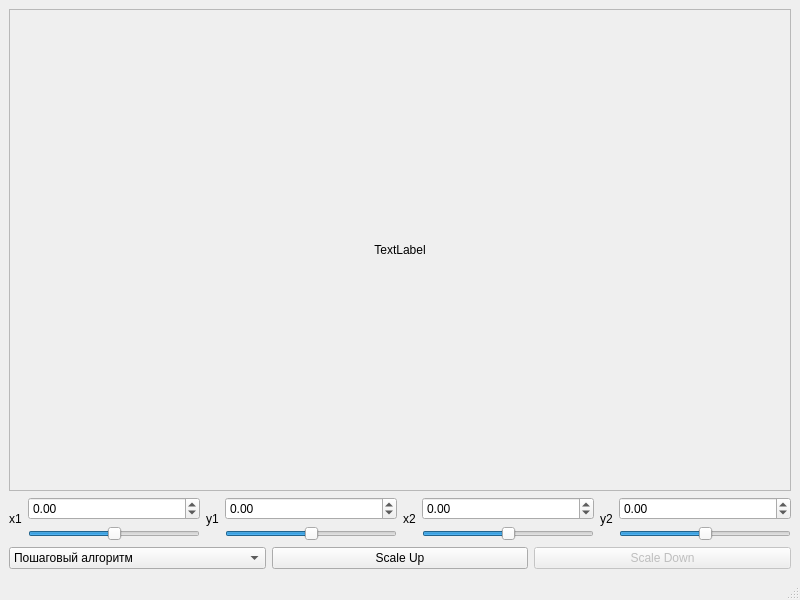
<?xml version="1.0" encoding="UTF-8"?>
<ui version="4.0">
 <class>MainWindow</class>
 <widget class="QMainWindow" name="MainWindow">
  <property name="geometry">
   <rect>
    <x>0</x>
    <y>0</y>
    <width>800</width>
    <height>600</height>
   </rect>
  </property>
  <property name="windowTitle">
   <string>Растеризация</string>
  </property>
  <widget class="QWidget" name="centralwidget">
   <layout class="QVBoxLayout" name="verticalLayout_9">
    <item>
     <widget class="QScrollArea" name="scrollArea">
      <property name="widgetResizable">
       <bool>true</bool>
      </property>
      <widget class="QWidget" name="scrollAreaWidgetContents">
       <property name="geometry">
        <rect>
         <x>0</x>
         <y>0</y>
         <width>776</width>
         <height>422</height>
        </rect>
       </property>
       <layout class="QVBoxLayout" name="verticalLayout_4">
        <item>
         <widget class="QLabel" name="label">
          <property name="text">
           <string>TextLabel</string>
          </property>
          <property name="alignment">
           <set>Qt::AlignCenter</set>
          </property>
         </widget>
        </item>
       </layout>
      </widget>
     </widget>
    </item>
    <item>
     <layout class="QVBoxLayout" name="verticalLayout">
      <item>
       <layout class="QHBoxLayout" name="horizontalLayout_6">
        <item>
         <layout class="QHBoxLayout" name="horizontalLayout">
          <item>
           <widget class="QLabel" name="label_2">
            <property name="maximumSize">
             <size>
              <width>15</width>
              <height>16777215</height>
             </size>
            </property>
            <property name="text">
             <string>x1</string>
            </property>
           </widget>
          </item>
          <item>
           <layout class="QVBoxLayout" name="verticalLayout_2">
            <item>
             <widget class="QDoubleSpinBox" name="doubleSpinBox">
              <property name="minimum">
               <double>-80.000000000000000</double>
              </property>
              <property name="maximum">
               <double>80.000000000000000</double>
              </property>
             </widget>
            </item>
            <item>
             <widget class="QSlider" name="horizontalSlider">
              <property name="minimum">
               <number>-10</number>
              </property>
              <property name="maximum">
               <number>10</number>
              </property>
              <property name="orientation">
               <enum>Qt::Horizontal</enum>
              </property>
             </widget>
            </item>
           </layout>
          </item>
         </layout>
        </item>
        <item>
         <layout class="QHBoxLayout" name="horizontalLayout_3">
          <item>
           <widget class="QLabel" name="label_3">
            <property name="minimumSize">
             <size>
              <width>6</width>
              <height>0</height>
             </size>
            </property>
            <property name="maximumSize">
             <size>
              <width>15</width>
              <height>16777215</height>
             </size>
            </property>
            <property name="sizeIncrement">
             <size>
              <width>1</width>
              <height>0</height>
             </size>
            </property>
            <property name="baseSize">
             <size>
              <width>6</width>
              <height>0</height>
             </size>
            </property>
            <property name="text">
             <string>y1</string>
            </property>
           </widget>
          </item>
          <item>
           <layout class="QVBoxLayout" name="verticalLayout_5">
            <item>
             <widget class="QDoubleSpinBox" name="doubleSpinBox_3">
              <property name="minimum">
               <double>-100.000000000000000</double>
              </property>
             </widget>
            </item>
            <item>
             <widget class="QSlider" name="horizontalSlider_3">
              <property name="minimum">
               <number>-10</number>
              </property>
              <property name="maximum">
               <number>10</number>
              </property>
              <property name="orientation">
               <enum>Qt::Horizontal</enum>
              </property>
             </widget>
            </item>
           </layout>
          </item>
         </layout>
        </item>
        <item>
         <layout class="QHBoxLayout" name="horizontalLayout_4">
          <item>
           <widget class="QLabel" name="label_4">
            <property name="maximumSize">
             <size>
              <width>15</width>
              <height>16777215</height>
             </size>
            </property>
            <property name="text">
             <string>x2</string>
            </property>
           </widget>
          </item>
          <item>
           <layout class="QVBoxLayout" name="verticalLayout_6">
            <item>
             <widget class="QDoubleSpinBox" name="doubleSpinBox_2">
              <property name="minimum">
               <double>-100.000000000000000</double>
              </property>
             </widget>
            </item>
            <item>
             <widget class="QSlider" name="horizontalSlider_4">
              <property name="minimum">
               <number>-10</number>
              </property>
              <property name="maximum">
               <number>10</number>
              </property>
              <property name="orientation">
               <enum>Qt::Horizontal</enum>
              </property>
             </widget>
            </item>
           </layout>
          </item>
         </layout>
        </item>
        <item>
         <layout class="QHBoxLayout" name="horizontalLayout_5">
          <item>
           <widget class="QLabel" name="label_5">
            <property name="sizePolicy">
             <sizepolicy hsizetype="Minimum" vsizetype="Preferred">
              <horstretch>0</horstretch>
              <verstretch>0</verstretch>
             </sizepolicy>
            </property>
            <property name="maximumSize">
             <size>
              <width>15</width>
              <height>16777215</height>
             </size>
            </property>
            <property name="text">
             <string>y2</string>
            </property>
           </widget>
          </item>
          <item>
           <layout class="QVBoxLayout" name="verticalLayout_7">
            <item>
             <widget class="QDoubleSpinBox" name="doubleSpinBox_4">
              <property name="minimum">
               <double>-100.000000000000000</double>
              </property>
             </widget>
            </item>
            <item>
             <widget class="QSlider" name="horizontalSlider_5">
              <property name="minimum">
               <number>-10</number>
              </property>
              <property name="maximum">
               <number>10</number>
              </property>
              <property name="orientation">
               <enum>Qt::Horizontal</enum>
              </property>
             </widget>
            </item>
           </layout>
          </item>
         </layout>
        </item>
       </layout>
      </item>
      <item>
       <layout class="QHBoxLayout" name="horizontalLayout_12">
        <item>
         <widget class="QComboBox" name="comboBox">
          <item>
           <property name="text">
            <string>Пошаговый алгоритм</string>
           </property>
          </item>
          <item>
           <property name="text">
            <string>Алгоритм ЦДА</string>
           </property>
          </item>
          <item>
           <property name="text">
            <string>Алгоритм Брезенхема </string>
           </property>
          </item>
          <item>
           <property name="text">
            <string>Алгоритм Брезенхема (окружность)</string>
           </property>
          </item>
         </widget>
        </item>
        <item>
         <widget class="QPushButton" name="pushButton">
          <property name="text">
           <string>Scale Up</string>
          </property>
         </widget>
        </item>
        <item>
         <widget class="QPushButton" name="pushButton_2">
          <property name="enabled">
           <bool>false</bool>
          </property>
          <property name="text">
           <string>Scale Down</string>
          </property>
         </widget>
        </item>
       </layout>
      </item>
     </layout>
    </item>
   </layout>
  </widget>
  <widget class="QMenuBar" name="menubar">
   <property name="geometry">
    <rect>
     <x>0</x>
     <y>0</y>
     <width>800</width>
     <height>26</height>
    </rect>
   </property>
  </widget>
  <widget class="QStatusBar" name="statusbar"/>
  <action name="a_StepByStep">
   <property name="text">
    <string>Пошаговый</string>
   </property>
  </action>
  <action name="a_Bresenham">
   <property name="text">
    <string> Брезенхэма</string>
   </property>
  </action>
  <action name="a_DDA">
   <property name="text">
    <string>ЦДА</string>
   </property>
  </action>
  <action name="a_circle">
   <property name="text">
    <string>Брезенхэма(окружность)</string>
   </property>
  </action>
 </widget>
 <resources/>
 <connections/>
</ui>
